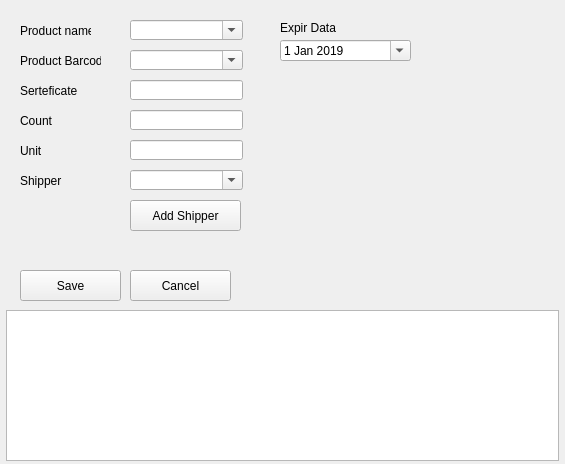
<?xml version="1.0" encoding="UTF-8"?>
<ui version="4.0">
 <class>addProduct</class>
 <widget class="QWidget" name="addProduct">
  <property name="geometry">
   <rect>
    <x>0</x>
    <y>0</y>
    <width>565</width>
    <height>464</height>
   </rect>
  </property>
  <property name="sizePolicy">
   <sizepolicy hsizetype="Fixed" vsizetype="Fixed">
    <horstretch>0</horstretch>
    <verstretch>0</verstretch>
   </sizepolicy>
  </property>
  <property name="windowTitle">
   <string>Add Product</string>
  </property>
  <widget class="QLabel" name="nameProduct_label">
   <property name="geometry">
    <rect>
     <x>20</x>
     <y>20</y>
     <width>71</width>
     <height>21</height>
    </rect>
   </property>
   <property name="text">
    <string>Product name</string>
   </property>
  </widget>
  <widget class="QLabel" name="barcodeProduct_label">
   <property name="geometry">
    <rect>
     <x>20</x>
     <y>50</y>
     <width>81</width>
     <height>21</height>
    </rect>
   </property>
   <property name="text">
    <string>Product Barcode</string>
   </property>
  </widget>
  <widget class="QLabel" name="serteficateProduct_label">
   <property name="geometry">
    <rect>
     <x>20</x>
     <y>80</y>
     <width>71</width>
     <height>21</height>
    </rect>
   </property>
   <property name="text">
    <string>Serteficate</string>
   </property>
  </widget>
  <widget class="QLabel" name="countProduct_label">
   <property name="geometry">
    <rect>
     <x>20</x>
     <y>110</y>
     <width>51</width>
     <height>21</height>
    </rect>
   </property>
   <property name="text">
    <string>Count</string>
   </property>
  </widget>
  <widget class="QLabel" name="countProduct_label_2">
   <property name="geometry">
    <rect>
     <x>20</x>
     <y>140</y>
     <width>51</width>
     <height>21</height>
    </rect>
   </property>
   <property name="text">
    <string>Unit</string>
   </property>
  </widget>
  <widget class="QLabel" name="expirDataProduct_label">
   <property name="geometry">
    <rect>
     <x>280</x>
     <y>20</y>
     <width>71</width>
     <height>16</height>
    </rect>
   </property>
   <property name="text">
    <string>Expir Data</string>
   </property>
  </widget>
  <widget class="QDateEdit" name="expirDataProduct_datedit">
   <property name="geometry">
    <rect>
     <x>280</x>
     <y>40</y>
     <width>131</width>
     <height>21</height>
    </rect>
   </property>
   <property name="calendarPopup">
    <bool>true</bool>
   </property>
   <property name="date">
    <date>
     <year>2019</year>
     <month>1</month>
     <day>1</day>
    </date>
   </property>
  </widget>
  <widget class="QLineEdit" name="serteficateProduct_lineEdit">
   <property name="geometry">
    <rect>
     <x>130</x>
     <y>80</y>
     <width>113</width>
     <height>20</height>
    </rect>
   </property>
  </widget>
  <widget class="QLineEdit" name="countProduct_lineEdit">
   <property name="geometry">
    <rect>
     <x>130</x>
     <y>110</y>
     <width>113</width>
     <height>20</height>
    </rect>
   </property>
  </widget>
  <widget class="QLineEdit" name="unitProduct_lineEdit">
   <property name="geometry">
    <rect>
     <x>130</x>
     <y>140</y>
     <width>113</width>
     <height>20</height>
    </rect>
   </property>
  </widget>
  <widget class="QLabel" name="shipperProduct_label">
   <property name="geometry">
    <rect>
     <x>20</x>
     <y>170</y>
     <width>61</width>
     <height>21</height>
    </rect>
   </property>
   <property name="text">
    <string>Shipper</string>
   </property>
  </widget>
  <widget class="QComboBox" name="shipperProduct_combobox">
   <property name="geometry">
    <rect>
     <x>130</x>
     <y>170</y>
     <width>113</width>
     <height>20</height>
    </rect>
   </property>
   <property name="editable">
    <bool>true</bool>
   </property>
  </widget>
  <widget class="QPushButton" name="addShipper_pushbutton">
   <property name="geometry">
    <rect>
     <x>130</x>
     <y>200</y>
     <width>111</width>
     <height>31</height>
    </rect>
   </property>
   <property name="text">
    <string>Add Shipper</string>
   </property>
  </widget>
  <widget class="QComboBox" name="nameProduct_combobox">
   <property name="geometry">
    <rect>
     <x>130</x>
     <y>20</y>
     <width>113</width>
     <height>20</height>
    </rect>
   </property>
   <property name="editable">
    <bool>true</bool>
   </property>
  </widget>
  <widget class="QComboBox" name="barcodeProduct_combox">
   <property name="geometry">
    <rect>
     <x>130</x>
     <y>50</y>
     <width>113</width>
     <height>20</height>
    </rect>
   </property>
   <property name="editable">
    <bool>true</bool>
   </property>
  </widget>
  <widget class="QPushButton" name="saveProduct_pushbutton">
   <property name="geometry">
    <rect>
     <x>20</x>
     <y>270</y>
     <width>101</width>
     <height>31</height>
    </rect>
   </property>
   <property name="text">
    <string>Save</string>
   </property>
  </widget>
  <widget class="QPushButton" name="cancel_pushbutton">
   <property name="geometry">
    <rect>
     <x>130</x>
     <y>270</y>
     <width>101</width>
     <height>31</height>
    </rect>
   </property>
   <property name="text">
    <string>Cancel</string>
   </property>
  </widget>
  <widget class="QListView" name="listView">
   <property name="geometry">
    <rect>
     <x>6</x>
     <y>310</y>
     <width>553</width>
     <height>151</height>
    </rect>
   </property>
  </widget>
 </widget>
 <resources/>
 <connections/>
</ui>
